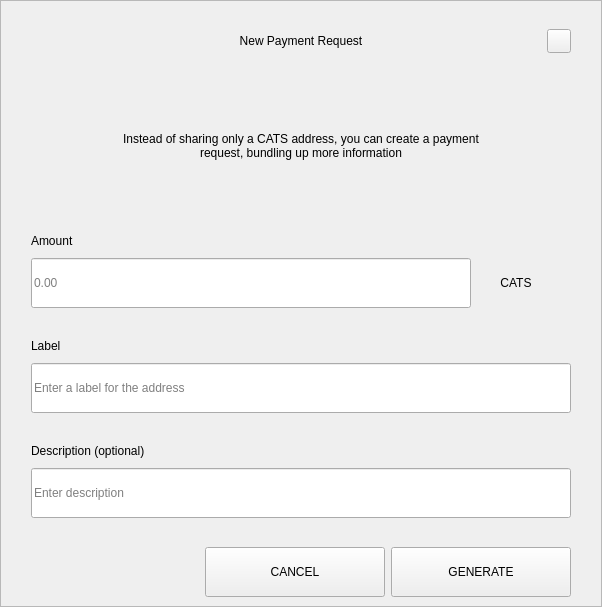
<?xml version="1.0" encoding="UTF-8"?>
<ui version="4.0">
 <class>RequestDialog</class>
 <widget class="QDialog" name="RequestDialog">
  <property name="geometry">
   <rect>
    <x>0</x>
    <y>0</y>
    <width>602</width>
    <height>607</height>
   </rect>
  </property>
  <property name="windowTitle">
   <string>Dialog</string>
  </property>
  <layout class="QVBoxLayout" name="verticalLayout_5">
   <property name="spacing">
    <number>0</number>
   </property>
   <property name="leftMargin">
    <number>0</number>
   </property>
   <property name="topMargin">
    <number>0</number>
   </property>
   <property name="rightMargin">
    <number>0</number>
   </property>
   <property name="bottomMargin">
    <number>0</number>
   </property>
   <item>
    <widget class="QFrame" name="frame">
     <property name="styleSheet">
      <string notr="true"/>
     </property>
     <property name="frameShape">
      <enum>QFrame::StyledPanel</enum>
     </property>
     <property name="frameShadow">
      <enum>QFrame::Raised</enum>
     </property>
     <layout class="QVBoxLayout" name="verticalLayout_4" stretch="1,0,0">
      <property name="spacing">
       <number>0</number>
      </property>
      <property name="leftMargin">
       <number>30</number>
      </property>
      <property name="topMargin">
       <number>20</number>
      </property>
      <property name="rightMargin">
       <number>30</number>
      </property>
      <property name="bottomMargin">
       <number>0</number>
      </property>
      <item>
       <layout class="QHBoxLayout" name="horizontalLayout_3">
        <property name="spacing">
         <number>0</number>
        </property>
        <item>
         <spacer name="horizontalSpacer_21">
          <property name="orientation">
           <enum>Qt::Horizontal</enum>
          </property>
          <property name="sizeHint" stdset="0">
           <size>
            <width>40</width>
            <height>20</height>
           </size>
          </property>
         </spacer>
        </item>
        <item>
         <widget class="QLabel" name="labelTitle">
          <property name="minimumSize">
           <size>
            <width>0</width>
            <height>40</height>
           </size>
          </property>
          <property name="maximumSize">
           <size>
            <width>16777215</width>
            <height>40</height>
           </size>
          </property>
          <property name="styleSheet">
           <string notr="true">padding-left:24px;</string>
          </property>
          <property name="text">
           <string>New Payment Request</string>
          </property>
          <property name="alignment">
           <set>Qt::AlignCenter</set>
          </property>
          <property name="margin">
           <number>7</number>
          </property>
         </widget>
        </item>
        <item>
         <spacer name="horizontalSpacer">
          <property name="orientation">
           <enum>Qt::Horizontal</enum>
          </property>
          <property name="sizeHint" stdset="0">
           <size>
            <width>40</width>
            <height>20</height>
           </size>
          </property>
         </spacer>
        </item>
        <item>
         <widget class="QPushButton" name="btnEsc">
          <property name="minimumSize">
           <size>
            <width>24</width>
            <height>24</height>
           </size>
          </property>
          <property name="maximumSize">
           <size>
            <width>24</width>
            <height>24</height>
           </size>
          </property>
          <property name="focusPolicy">
           <enum>Qt::NoFocus</enum>
          </property>
          <property name="text">
           <string/>
          </property>
         </widget>
        </item>
       </layout>
      </item>
      <item>
       <widget class="QStackedWidget" name="stack">
        <property name="minimumSize">
         <size>
          <width>540</width>
          <height>0</height>
         </size>
        </property>
        <property name="maximumSize">
         <size>
          <width>540</width>
          <height>16777215</height>
         </size>
        </property>
        <property name="currentIndex">
         <number>0</number>
        </property>
        <widget class="QWidget" name="page_1">
         <property name="minimumSize">
          <size>
           <width>540</width>
           <height>0</height>
          </size>
         </property>
         <property name="maximumSize">
          <size>
           <width>540</width>
           <height>16777215</height>
          </size>
         </property>
         <layout class="QVBoxLayout" name="layout1">
          <property name="spacing">
           <number>0</number>
          </property>
          <property name="leftMargin">
           <number>0</number>
          </property>
          <property name="topMargin">
           <number>0</number>
          </property>
          <property name="rightMargin">
           <number>0</number>
          </property>
          <property name="bottomMargin">
           <number>0</number>
          </property>
          <item>
           <spacer name="verticalSpacer_21">
            <property name="orientation">
             <enum>Qt::Vertical</enum>
            </property>
            <property name="sizeType">
             <enum>QSizePolicy::Fixed</enum>
            </property>
            <property name="sizeHint" stdset="0">
             <size>
              <width>20</width>
              <height>30</height>
             </size>
            </property>
           </spacer>
          </item>
          <item alignment="Qt::AlignHCenter">
           <widget class="QLabel" name="labelMessage">
            <property name="minimumSize">
             <size>
              <width>400</width>
              <height>50</height>
             </size>
            </property>
            <property name="text">
             <string>Instead of sharing only a CATS address, you can create a payment request, bundling up more information</string>
            </property>
            <property name="alignment">
             <set>Qt::AlignCenter</set>
            </property>
            <property name="wordWrap">
             <bool>true</bool>
            </property>
           </widget>
          </item>
          <item alignment="Qt::AlignBottom">
           <widget class="QWidget" name="containerAmount" native="true">
            <layout class="QVBoxLayout" name="verticalLayout">
             <property name="spacing">
              <number>9</number>
             </property>
             <property name="leftMargin">
              <number>0</number>
             </property>
             <property name="topMargin">
              <number>0</number>
             </property>
             <property name="rightMargin">
              <number>0</number>
             </property>
             <property name="bottomMargin">
              <number>0</number>
             </property>
             <item>
              <widget class="QLabel" name="labelSubtitleAmount">
               <property name="minimumSize">
                <size>
                 <width>350</width>
                 <height>16</height>
                </size>
               </property>
               <property name="maximumSize">
                <size>
                 <width>16777215</width>
                 <height>16</height>
                </size>
               </property>
               <property name="text">
                <string>Amount</string>
               </property>
              </widget>
             </item>
             <item alignment="Qt::AlignTop">
              <widget class="QWidget" name="layoutAmount" native="true">
               <layout class="QHBoxLayout" name="horizontalLayout" stretch="2,0">
                <property name="spacing">
                 <number>0</number>
                </property>
                <property name="leftMargin">
                 <number>0</number>
                </property>
                <property name="topMargin">
                 <number>0</number>
                </property>
                <property name="rightMargin">
                 <number>0</number>
                </property>
                <property name="bottomMargin">
                 <number>0</number>
                </property>
                <item>
                 <widget class="QLineEdit" name="lineEditAmount">
                  <property name="minimumSize">
                   <size>
                    <width>0</width>
                    <height>50</height>
                   </size>
                  </property>
                  <property name="maximumSize">
                   <size>
                    <width>16777215</width>
                    <height>50</height>
                   </size>
                  </property>
                  <property name="placeholderText">
                   <string notr="true">0.00</string>
                  </property>
                 </widget>
                </item>
                <item>
                 <widget class="QWidget" name="comboContainer" native="true">
                  <property name="minimumSize">
                   <size>
                    <width>100</width>
                    <height>50</height>
                   </size>
                  </property>
                  <property name="maximumSize">
                   <size>
                    <width>16777215</width>
                    <height>50</height>
                   </size>
                  </property>
                  <layout class="QHBoxLayout" name="horizontalLayout_31">
                   <property name="spacing">
                    <number>0</number>
                   </property>
                   <property name="leftMargin">
                    <number>0</number>
                   </property>
                   <property name="topMargin">
                    <number>0</number>
                   </property>
                   <property name="rightMargin">
                    <number>10</number>
                   </property>
                   <property name="bottomMargin">
                    <number>0</number>
                   </property>
                   <item>
                    <widget class="QLabel" name="comboBoxCoin">
                     <property name="text">
                      <string>CATS</string>
                     </property>
                     <property name="alignment">
                      <set>Qt::AlignCenter</set>
                     </property>
                    </widget>
                   </item>
                  </layout>
                 </widget>
                </item>
               </layout>
              </widget>
             </item>
            </layout>
           </widget>
          </item>
          <item>
           <spacer name="verticalSpacer_31">
            <property name="orientation">
             <enum>Qt::Vertical</enum>
            </property>
            <property name="sizeType">
             <enum>QSizePolicy::Fixed</enum>
            </property>
            <property name="sizeHint" stdset="0">
             <size>
              <width>20</width>
              <height>30</height>
             </size>
            </property>
           </spacer>
          </item>
          <item>
           <layout class="QVBoxLayout" name="verticalLayoutLabel">
            <property name="spacing">
             <number>9</number>
            </property>
            <item>
             <widget class="QLabel" name="labelSubtitleLabel">
              <property name="minimumSize">
               <size>
                <width>0</width>
                <height>16</height>
               </size>
              </property>
              <property name="maximumSize">
               <size>
                <width>16777215</width>
                <height>16</height>
               </size>
              </property>
              <property name="text">
               <string>Label</string>
              </property>
             </widget>
            </item>
            <item>
             <widget class="QLineEdit" name="lineEditLabel">
              <property name="minimumSize">
               <size>
                <width>0</width>
                <height>50</height>
               </size>
              </property>
              <property name="maximumSize">
               <size>
                <width>16777215</width>
                <height>50</height>
               </size>
              </property>
              <property name="placeholderText">
               <string>Enter a label for the address</string>
              </property>
             </widget>
            </item>
           </layout>
          </item>
          <item>
           <spacer name="verticalSpacer_34">
            <property name="orientation">
             <enum>Qt::Vertical</enum>
            </property>
            <property name="sizeType">
             <enum>QSizePolicy::Fixed</enum>
            </property>
            <property name="sizeHint" stdset="0">
             <size>
              <width>20</width>
              <height>30</height>
             </size>
            </property>
           </spacer>
          </item>
          <item>
           <layout class="QVBoxLayout" name="verticalLayoutDescription">
            <property name="spacing">
             <number>9</number>
            </property>
            <item>
             <widget class="QLabel" name="labelSubtitleDescription">
              <property name="minimumSize">
               <size>
                <width>0</width>
                <height>16</height>
               </size>
              </property>
              <property name="maximumSize">
               <size>
                <width>16777215</width>
                <height>16</height>
               </size>
              </property>
              <property name="text">
               <string>Description (optional)</string>
              </property>
             </widget>
            </item>
            <item>
             <widget class="QLineEdit" name="lineEditDescription">
              <property name="minimumSize">
               <size>
                <width>0</width>
                <height>50</height>
               </size>
              </property>
              <property name="maximumSize">
               <size>
                <width>16777215</width>
                <height>50</height>
               </size>
              </property>
              <property name="placeholderText">
               <string>Enter description</string>
              </property>
             </widget>
            </item>
            <item>
             <spacer name="verticalSpacer_4">
              <property name="orientation">
               <enum>Qt::Vertical</enum>
              </property>
              <property name="sizeType">
               <enum>QSizePolicy::Fixed</enum>
              </property>
              <property name="sizeHint" stdset="0">
               <size>
                <width>20</width>
                <height>20</height>
               </size>
              </property>
             </spacer>
            </item>
           </layout>
          </item>
         </layout>
        </widget>
        <widget class="QWidget" name="page_2">
         <layout class="QVBoxLayout" name="layout2">
          <item>
           <spacer name="verticalSpacer_5">
            <property name="orientation">
             <enum>Qt::Vertical</enum>
            </property>
            <property name="sizeType">
             <enum>QSizePolicy::Fixed</enum>
            </property>
            <property name="sizeHint" stdset="0">
             <size>
              <width>20</width>
              <height>50</height>
             </size>
            </property>
           </spacer>
          </item>
          <item alignment="Qt::AlignHCenter">
           <widget class="QLabel" name="labelQrImg">
            <property name="minimumSize">
             <size>
              <width>260</width>
              <height>260</height>
             </size>
            </property>
            <property name="maximumSize">
             <size>
              <width>260</width>
              <height>260</height>
             </size>
            </property>
            <property name="text">
             <string/>
            </property>
            <property name="alignment">
             <set>Qt::AlignCenter</set>
            </property>
           </widget>
          </item>
          <item>
           <spacer name="verticalSpacer_2">
            <property name="orientation">
             <enum>Qt::Vertical</enum>
            </property>
            <property name="sizeType">
             <enum>QSizePolicy::Fixed</enum>
            </property>
            <property name="sizeHint" stdset="0">
             <size>
              <width>20</width>
              <height>30</height>
             </size>
            </property>
           </spacer>
          </item>
          <item alignment="Qt::AlignHCenter">
           <widget class="QLabel" name="labelAddress">
            <property name="text">
             <string>D7VFR83SQbiezrW72hjcWJtcfip5krte2Z </string>
            </property>
           </widget>
          </item>
          <item>
           <spacer name="verticalSpacer_32">
            <property name="orientation">
             <enum>Qt::Vertical</enum>
            </property>
            <property name="sizeType">
             <enum>QSizePolicy::Expanding</enum>
            </property>
            <property name="sizeHint" stdset="0">
             <size>
              <width>20</width>
              <height>20</height>
             </size>
            </property>
           </spacer>
          </item>
          <item>
           <layout class="QHBoxLayout" name="horizontal">
            <property name="leftMargin">
             <number>20</number>
            </property>
            <property name="rightMargin">
             <number>20</number>
            </property>
            <property name="bottomMargin">
             <number>20</number>
            </property>
            <item>
             <spacer name="horizontalSpacer_4">
              <property name="orientation">
               <enum>Qt::Horizontal</enum>
              </property>
              <property name="sizeHint" stdset="0">
               <size>
                <width>40</width>
                <height>20</height>
               </size>
              </property>
             </spacer>
            </item>
            <item>
             <widget class="QPushButton" name="btnCopyAddress">
              <property name="minimumSize">
               <size>
                <width>180</width>
                <height>50</height>
               </size>
              </property>
              <property name="text">
               <string>COPY ADDRESS</string>
              </property>
             </widget>
            </item>
            <item>
             <widget class="QPushButton" name="btnCopyUrl">
              <property name="minimumSize">
               <size>
                <width>180</width>
                <height>50</height>
               </size>
              </property>
              <property name="text">
               <string>COPY URL</string>
              </property>
             </widget>
            </item>
            <item>
             <spacer name="horizontalSpacer_2">
              <property name="orientation">
               <enum>Qt::Horizontal</enum>
              </property>
              <property name="sizeHint" stdset="0">
               <size>
                <width>40</width>
                <height>20</height>
               </size>
              </property>
             </spacer>
            </item>
           </layout>
          </item>
         </layout>
        </widget>
       </widget>
      </item>
      <item>
       <widget class="QWidget" name="buttonsStack" native="true">
        <layout class="QHBoxLayout" name="horizontalLayout_5">
         <property name="leftMargin">
          <number>20</number>
         </property>
         <property name="rightMargin">
          <number>0</number>
         </property>
         <item>
          <spacer name="horizontalSpacer_41">
           <property name="orientation">
            <enum>Qt::Horizontal</enum>
           </property>
           <property name="sizeHint" stdset="0">
            <size>
             <width>40</width>
             <height>20</height>
            </size>
           </property>
          </spacer>
         </item>
         <item>
          <widget class="QPushButton" name="btnCancel">
           <property name="minimumSize">
            <size>
             <width>180</width>
             <height>50</height>
            </size>
           </property>
           <property name="focusPolicy">
            <enum>Qt::NoFocus</enum>
           </property>
           <property name="text">
            <string>CANCEL</string>
           </property>
          </widget>
         </item>
         <item>
          <widget class="QPushButton" name="btnSave">
           <property name="minimumSize">
            <size>
             <width>180</width>
             <height>50</height>
            </size>
           </property>
           <property name="focusPolicy">
            <enum>Qt::NoFocus</enum>
           </property>
           <property name="text">
            <string>GENERATE</string>
           </property>
          </widget>
         </item>
        </layout>
       </widget>
      </item>
     </layout>
    </widget>
   </item>
  </layout>
 </widget>
 <resources/>
 <connections/>
</ui>
